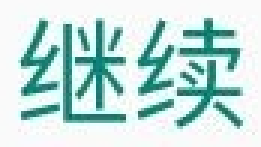
#> input picture utility/base/tpl20251126124607.png, 87 x 49 px (shown 3 times larger)
$ python -i StitchImageNew4.py   (imports and definitions only)
#> lines starting #> are read from the running program, lines starting #| are printed output that depends on the picture
#> further down, picture is the input picture: shape (49, 87, 3); mean B, G, R 219.2, 222.1, 193.9
import cv2
import numpy as np
import os

# [24 lines left out: functions crop_black_borders, resize_and_pad, not called in this run]

def stitch_group(group_images, direction='horizontal'):
    """
    拼接一组图像（使用 SIFT + Homography）
    """
#> called with direction = 'horizontal'
    if len(group_images) == 0:
        return None
    if len(group_images) == 1:
        return group_images[0].copy()

    def to_bgr(img):
        if len(img.shape) == 2:
            return cv2.cvtColor(img, cv2.COLOR_GRAY2BGR)
        elif img.shape[2] == 1:
            return cv2.cvtColor(img, cv2.COLOR_GRAY2BGR)
        else:
            return img.copy()

    images = [to_bgr(img) for img in group_images]
#> images = 49 items

    # 如果是纵向拼接，先旋转
    if direction == 'vertical':
        images = [cv2.rotate(img, cv2.ROTATE_90_CLOCKWISE) for img in images]

    result = images[0].copy()
    sift = cv2.SIFT_create()
    FLANN_INDEX_KDTREE = 1
    index_params = dict(algorithm=FLANN_INDEX_KDTREE, trees=5)
    search_params = dict(checks=50)
    flann = cv2.FlannBasedMatcher(index_params, search_params)

    for i in range(1, len(images)):
        img1 = result
        img2 = images[i]

        gray1 = cv2.cvtColor(img1, cv2.COLOR_BGR2GRAY)
        gray2 = cv2.cvtColor(img2, cv2.COLOR_BGR2GRAY)

        kp1, des1 = sift.detectAndCompute(gray1, None)
        kp2, des2 = sift.detectAndCompute(gray2, None)

        if des1 is None or des2 is None or len(kp1) < 4 or len(kp2) < 4:
            print(f"[组内] 特征点不足，直接水平拼接第 {i} 张")
            result = np.hstack([result, img2])
            continue

        matches = flann.knnMatch(des1, des2, k=2)
        good_matches = [m for m, n in matches if m.distance < 0.7 * n.distance]

        if len(good_matches) < 4:
            print(f"[组内] 匹配点不足，直接拼接第 {i} 张")
            result = np.hstack([result, img2])
            continue

        pts1 = np.float32([kp1[m.queryIdx].pt for m in good_matches])
        pts2 = np.float32([kp2[m.trainIdx].pt for m in good_matches])

        H, mask = cv2.findHomography(pts2, pts1, cv2.RANSAC, 4.0)
        if H is None:
            print(f"[组内] 单应矩阵估计失败，直接拼接第 {i} 张")
            result = np.hstack([result, img2])
            continue

        h1, w1 = img1.shape[:2]
        h2, w2 = img2.shape[:2]
        corners = np.array([[0,0], [w2,0], [w2,h2], [0,h2]], dtype=np.float32).reshape(-1, 1, 2)
        warped_corners = cv2.perspectiveTransform(corners, H)
        all_corners = np.concatenate((warped_corners,
                                      np.array([[0,0], [w1,0], [w1,h1], [0,h1]]).reshape(-1,1,2)), axis=0)
        [x_min, y_min] = np.int32(all_corners.min(axis=0).ravel() - 0.5)
        [x_max, y_max] = np.int32(all_corners.max(axis=0).ravel() + 0.5)

        translation_dist = [-x_min, -y_min]
        H_trans = np.eye(3)
        H_trans[0, 2] = translation_dist[0]
        H_trans[1, 2] = translation_dist[1]

        warped = cv2.warpPerspective(img2, H_trans @ H, (x_max - x_min, y_max - y_min))

        # 扩展 warped 空间以放入 result
        h_w, w_w = warped.shape[:2]
        h_r = result.shape[0] + translation_dist[1]
        w_r = result.shape[1] + translation_dist[0]
        if h_w < h_r or w_w < w_r:
            h_new = max(h_w, h_r)
            w_new = max(w_w, w_r)
            temp = np.zeros((h_new, w_new, 3), dtype=np.uint8)
            temp[:h_w, :w_w] = warped
            warped = temp

        warped[translation_dist[1]:translation_dist[1]+result.shape[0],
               translation_dist[0]:translation_dist[0]+result.shape[1]] = result
        result = warped
        result = crop_black_borders(result)
#> this loop made 48 passes
#> kp1 on pass 9: 2 keypoints; (x, y, size): (23, 14, 2.3), (23, 54, 2.1)
#| [组内] 特征点不足，直接水平拼接第 1 张
#| [组内] 特征点不足，直接水平拼接第 2 张
#| [组内] 特征点不足，直接水平拼接第 3 张
#| [组内] 特征点不足，直接水平拼接第 4 张
#| [组内] 特征点不足，直接水平拼接第 5 张
#| [组内] 特征点不足，直接水平拼接第 6 张
#| [组内] 特征点不足，直接水平拼接第 7 张
#| [组内] 特征点不足，直接水平拼接第 8 张
#> (further printed lines are left out)
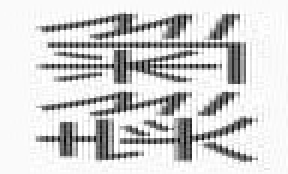
#> gray1: shape (87, 144) (shown 2 times larger); min 0, max 255, mean 210.9

    if direction == 'vertical':
        result = cv2.rotate(result, cv2.ROTATE_90_COUNTERCLOCKWISE)

    return result


# [79 lines left out: function stitch_image_sequence, not called in this run]

>>> import cv2
>>> picture = cv2.imread('../base/tpl20251126124607.png')
>>> result = stitch_group(picture)
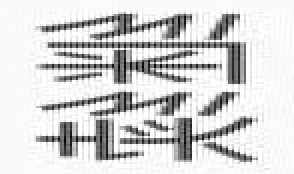
#> result: shape (87, 147, 3) (shown 2 times larger); min 0, max 255, mean 211.7
